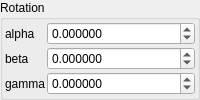
    <widget class="QGroupBox" name="groupBox_3">
     <property name="title">
      <string>Rotation</string>
     </property>
     <layout class="QVBoxLayout" name="verticalLayout_7">
      <property name="leftMargin">
       <number>2</number>
      </property>
      <property name="topMargin">
       <number>2</number>
      </property>
      <property name="rightMargin">
       <number>2</number>
      </property>
      <property name="bottomMargin">
       <number>2</number>
      </property>
      <item>
       <layout class="QGridLayout" name="gridLayout_10" columnstretch="0,1">
        <property name="spacing">
         <number>2</number>
        </property>
        <item row="4" column="0">
         <widget class="QLabel" name="label_46">
          <property name="text">
           <string notr="true">gamma</string>
          </property>
         </widget>
        </item>
        <item row="3" column="0">
         <widget class="QLabel" name="label_47">
          <property name="text">
           <string notr="true">beta</string>
          </property>
         </widget>
        </item>
        <item row="1" column="0">
         <widget class="QLabel" name="label_48">
          <property name="text">
           <string notr="true">alpha</string>
          </property>
         </widget>
        </item>
        <item row="1" column="1">
         <widget class="MyDoubleSpinBox" name="spinboxd3_transf_rotation_x">
          <property name="sizePolicy">
           <sizepolicy hsizetype="Minimum" vsizetype="Maximum">
            <horstretch>0</horstretch>
            <verstretch>0</verstretch>
           </sizepolicy>
          </property>
          <property name="prefix">
           <string/>
          </property>
          <property name="suffix">
           <string/>
          </property>
          <property name="decimals">
           <number>6</number>
          </property>
          <property name="minimum">
           <double>-36000.000000000000000</double>
          </property>
          <property name="maximum">
           <double>36000.000000000000000</double>
          </property>
          <property name="singleStep">
           <double>1.000000000000000</double>
          </property>
         </widget>
        </item>
        <item row="3" column="1">
         <widget class="MyDoubleSpinBox" name="spinboxd3_transf_rotation_y">
          <property name="sizePolicy">
           <sizepolicy hsizetype="Minimum" vsizetype="Maximum">
            <horstretch>0</horstretch>
            <verstretch>0</verstretch>
           </sizepolicy>
          </property>
          <property name="prefix">
           <string/>
          </property>
          <property name="suffix">
           <string/>
          </property>
          <property name="decimals">
           <number>6</number>
          </property>
          <property name="minimum">
           <double>-36000.000000000000000</double>
          </property>
          <property name="maximum">
           <double>36000.000000000000000</double>
          </property>
          <property name="singleStep">
           <double>1.000000000000000</double>
          </property>
         </widget>
        </item>
        <item row="4" column="1">
         <widget class="MyDoubleSpinBox" name="spinboxd3_transf_rotation_z">
          <property name="sizePolicy">
           <sizepolicy hsizetype="Minimum" vsizetype="Maximum">
            <horstretch>0</horstretch>
            <verstretch>0</verstretch>
           </sizepolicy>
          </property>
          <property name="prefix">
           <string/>
          </property>
          <property name="suffix">
           <string/>
          </property>
          <property name="decimals">
           <number>6</number>
          </property>
          <property name="minimum">
           <double>-36000.000000000000000</double>
          </property>
          <property name="maximum">
           <double>36000.000000000000000</double>
          </property>
          <property name="singleStep">
           <double>1.000000000000000</double>
          </property>
         </widget>
        </item>
       </layout>
      </item>
     </layout>
    </widget>
